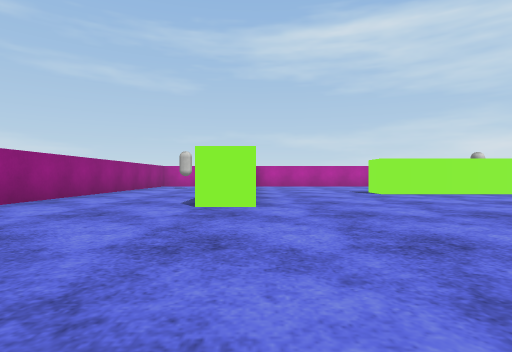
view 1 (above)

16 first-person views from a walk through a scene from a Unity 3-D project. The camera is 0.51 m above the floor, looks level and sees 80° across. The floor is counted in squares, 1 m on a side. Each view is taken from the middle of a square. On the plan, view 1 faces up. The plan holds only what a view shows up to about 9 squares ahead; the rest is blank. The player is left out. Surface patterns are stand-ins for the level's own textures.

view 2
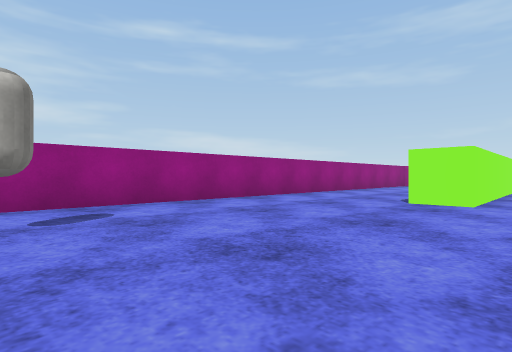

view 3
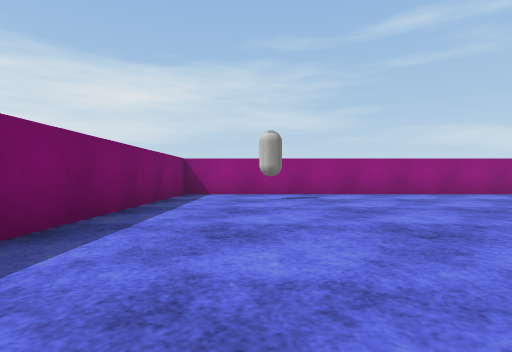

view 4
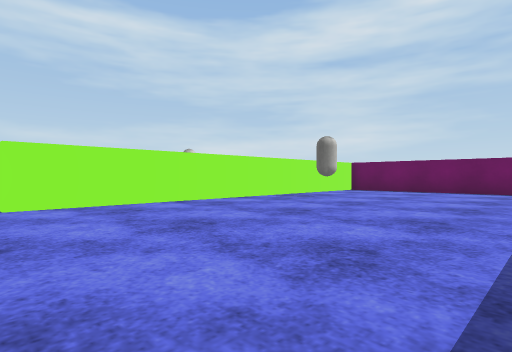

view 5
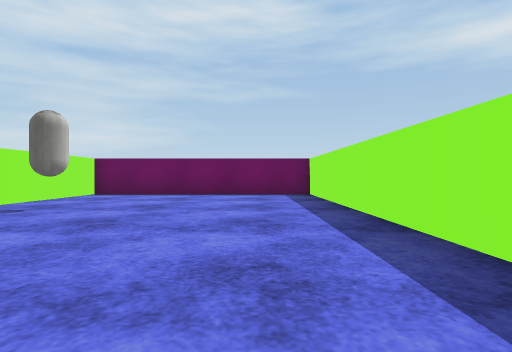

view 6
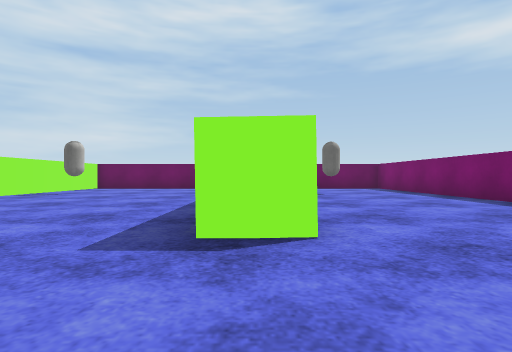

view 7
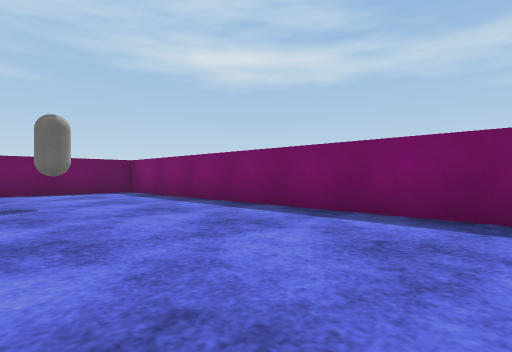

view 8
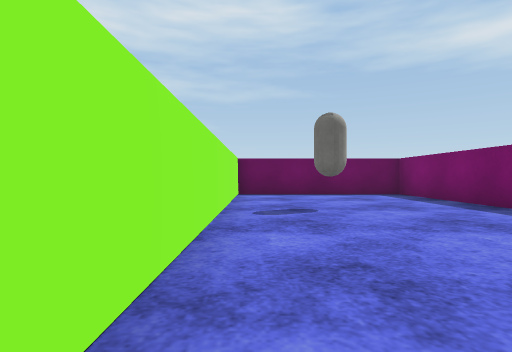

view 9
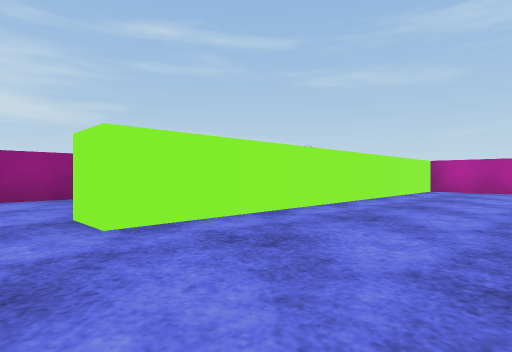

view 10
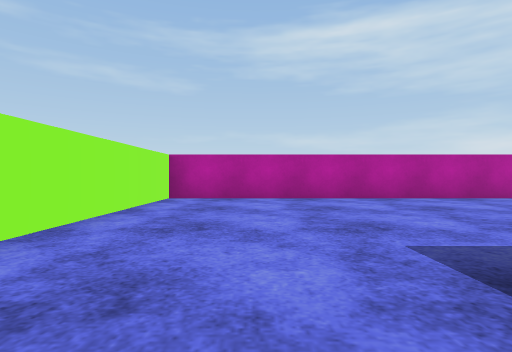

view 11
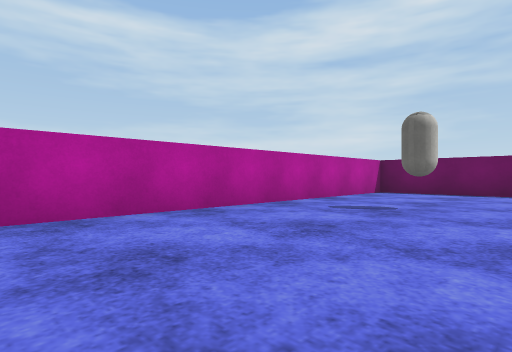

view 12
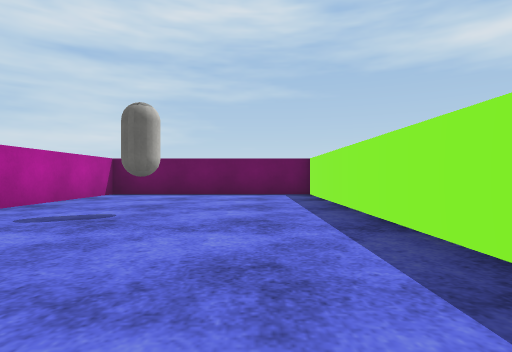

view 13
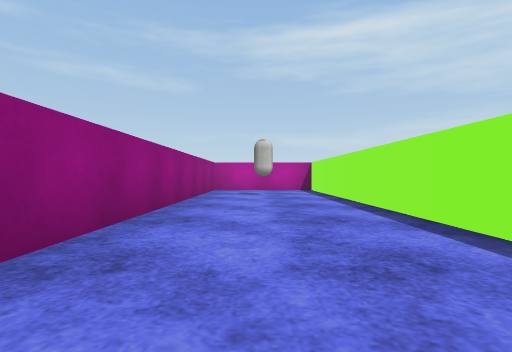

view 14
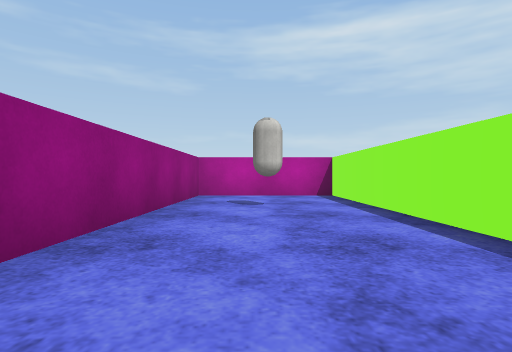

view 15
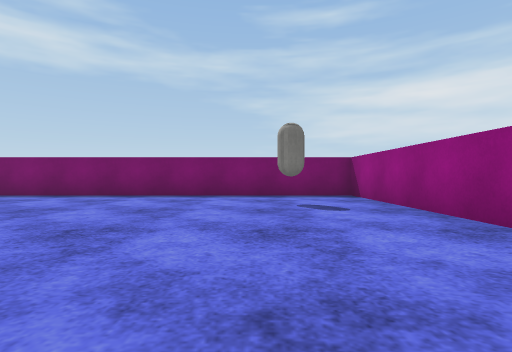

view 16
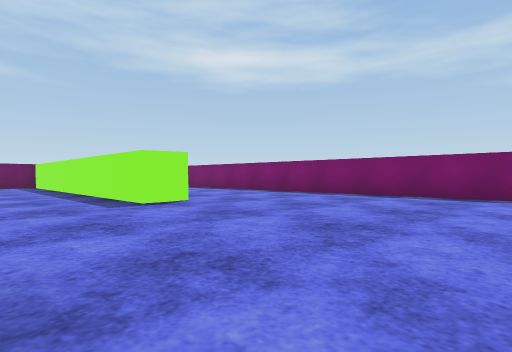

### Floor plan
Points are (right, up) in squares from view 1. A wall is a line through its corners. A room is listed if a view was taken in it or the views show most of it. See-through windows are left out.
Room 1 (views 1, 2, 3, 4, 5, 6, 7, 8, 9, 10, 11, 12, 13, 14, 15, 16)
walls: (6.8, 9.5) (13.5, 9.5) (13.5, 15) (0, 15) (0, 5) (-1, 5); (3.5, 1.4) (3.5, 2.5) (13.5, 2.5) (13.5, 8.5) (3.5, 8.5) (3.5, 9); (-1, 6.4) (-1, 15) (-4.5, 15) (-4.5, -3) (13.5, -3) (13.5, 1.5) (5.5, 1.5)
objects: capsule (-3, -1); capsule (-3, 12); capsule (9, 13); capsule (10, 0); capsule (10, 7)

Positions as (right, up) in squares from view 1, and headings:
1: (0, 0), facing up
2: (1, -1), facing up-left
3: (4, -1), facing left
4: (3, 3), facing up-right
5: (5, 4), facing right
6: (1, 2), facing right
7: (4, 1), facing down-right
8: (5, 1), facing right
9: (3, 4), facing up-left
10: (2, 8), facing up
11: (4, 11), facing up-right
12: (5, 11), facing right
13: (-3, 4), facing up
14: (-3, 7), facing up
15: (-2, 5), facing down
16: (-2, 5), facing down-right
